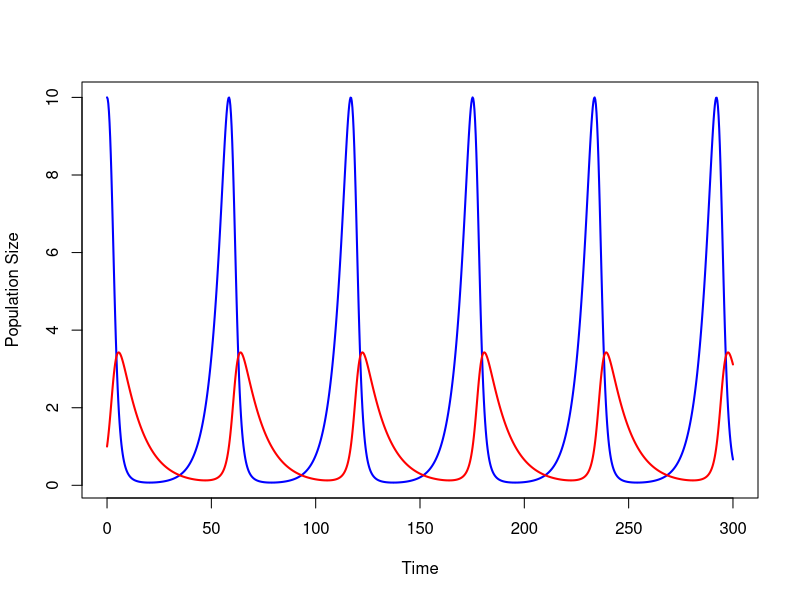
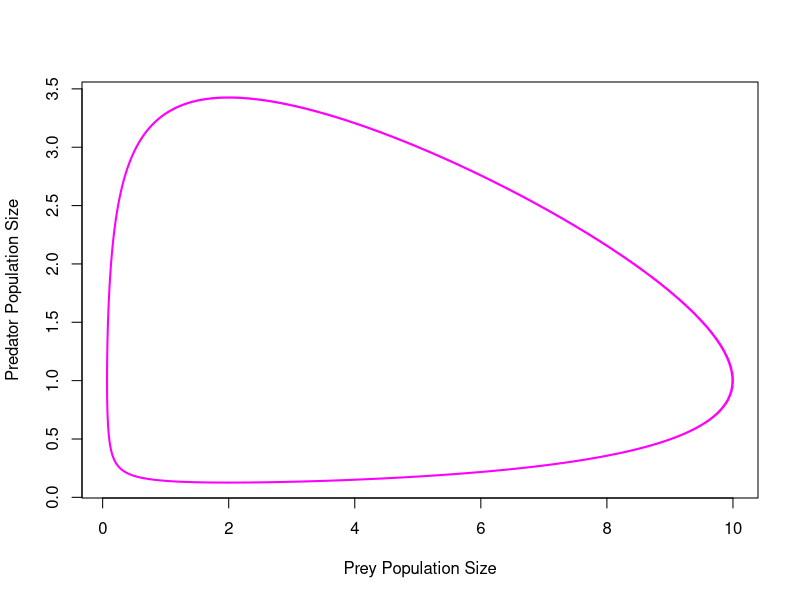
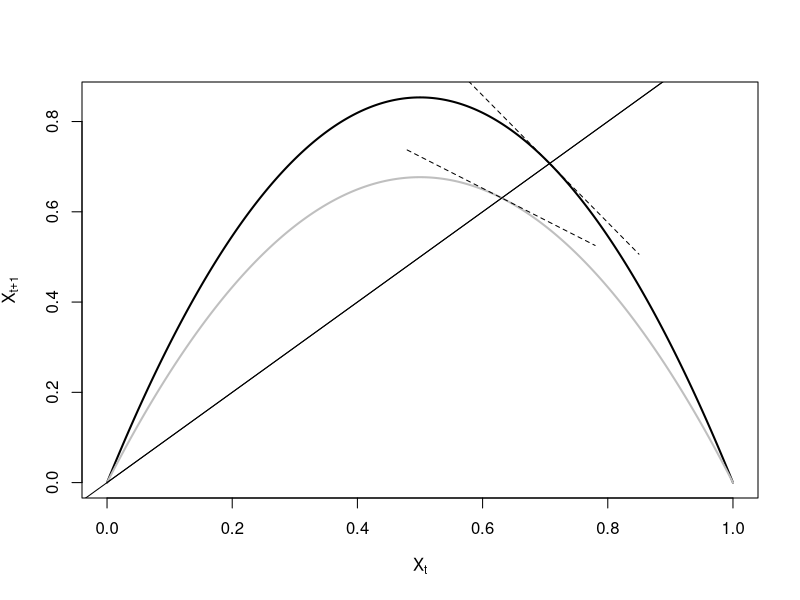
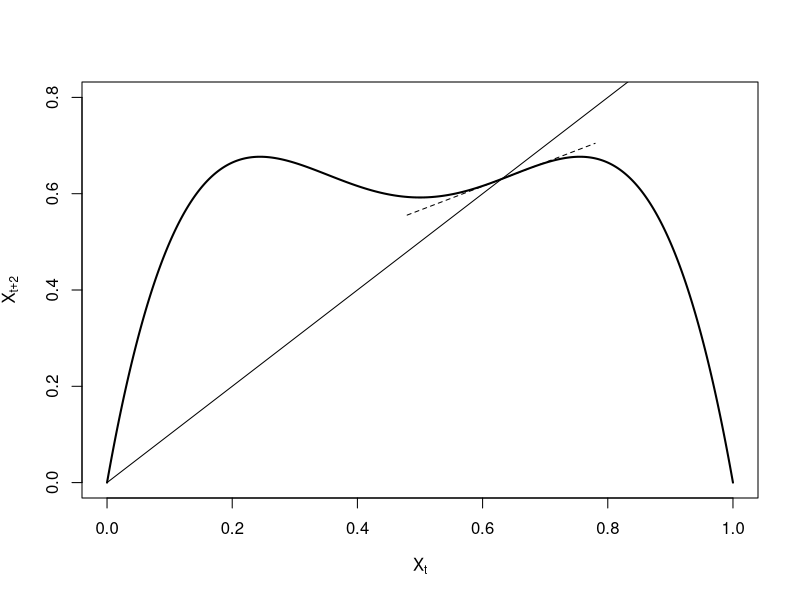
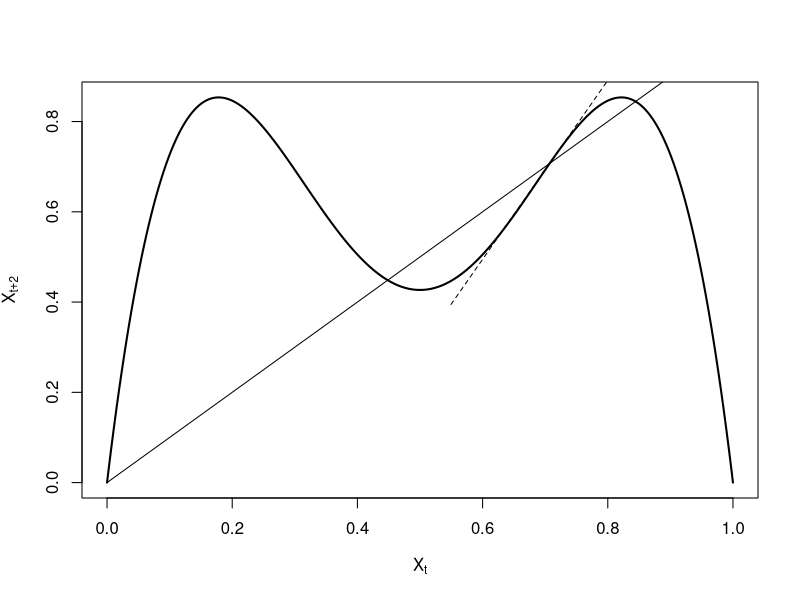
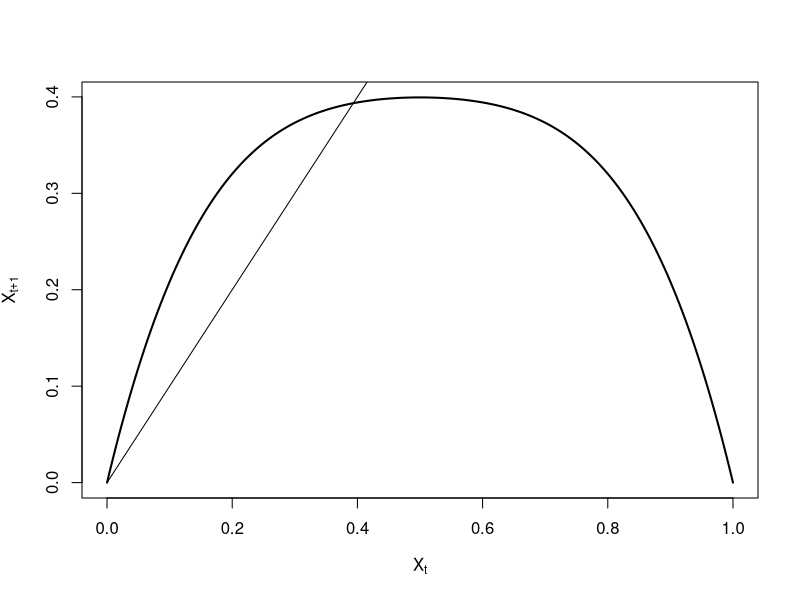
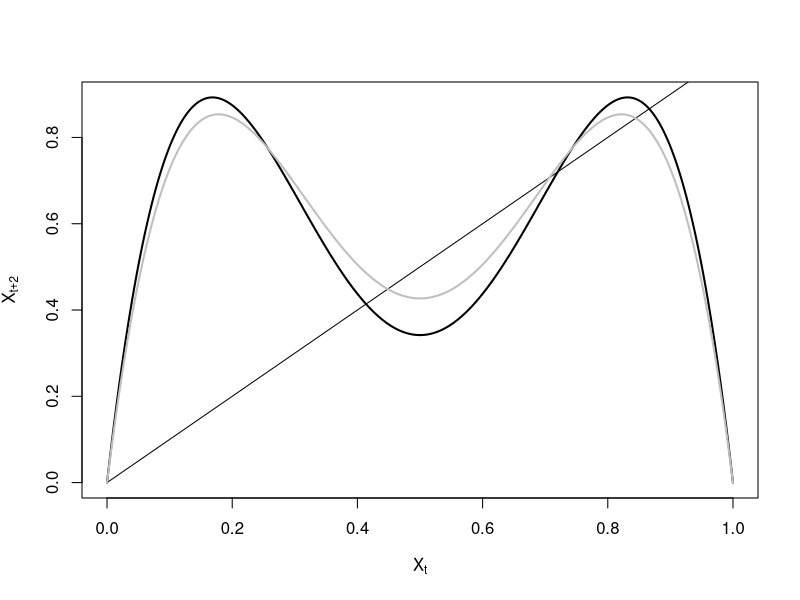
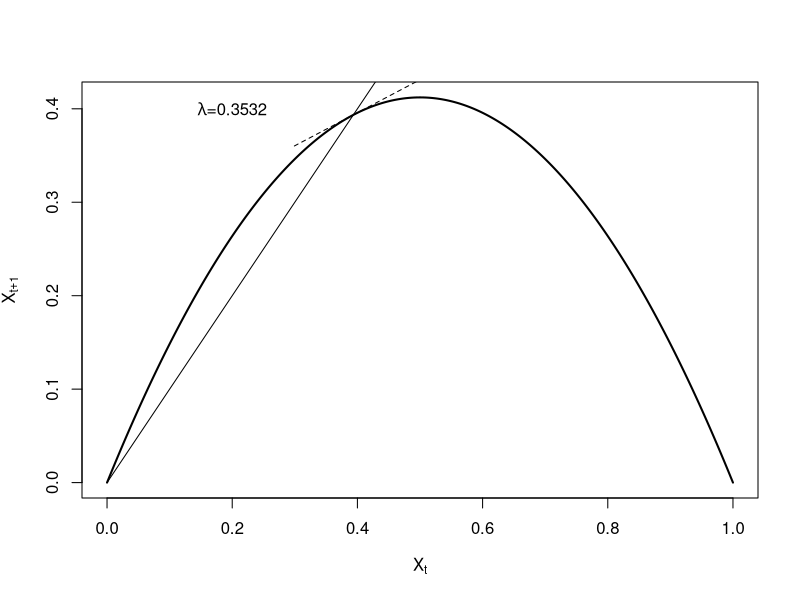

These charts were generated, in order, by the following R code:
## ---- chunk 1
#| fig-asp: 1
#| message: false
#| warning: false
require(deSolve)
## classic Lotka Volterra
lv <- function(t, x, parms) {
  with(as.list(parms), {
    dx1 <- r1*x[1] - c1*x[1]*x[2]
    dx2 <- -r2*x[2] + c2*x[1]*x[2]
    results <- c(dx1,dx2)
    list(results)
  })
}

xstart <- c(x1=10,x2=1)
times <- seq(0,300,length=1001)
parms <- c(r1=0.2, r2=0.1, c1=0.2, c2=0.05)
out1 <- as.data.frame(ode(xstart,times,lv,parms))
colnames(out1) <- c("times","prey","predator")

plot(out1[,"times"], out1[,"prey"], type="l", lwd=2, col="blue", 
     xlab="Time", ylab="Population Size")
lines(out1[,"times"], out1[,"predator"], lwd=2, col="red")

plot(out1[,"prey"], out1[,"predator"], type="l", lwd=2, col="magenta", 
     xlab="Prey Population Size", ylab="Predator Population Size")
## ---- chunk 2
# re-create figures in May (1976)

# logistic map
lmap <- expression(a*x*(1-x))

## make x bound on [0,1] to avoid pathological behavior of negative pop size
x <- seq(0,1,length=1000)

### first plot the unstable recruitment curve
a <- 3.414
x1 <- eval(lmap)
plot(x,x1, type="l", lwd=2,
     xlab=expression(X[t]),ylab=expression(X[t+1]))

## equilibrium for logistic map
xstar1 <- 1-(1/a)

## numerical derivative
x1p <- diff(x1)
xp <- diff(x)
### the equilibrium x is approximately x[706]
m1 <- x1p[706]/xp[706]

### use point-slope eq for a line y - y_1 = m(x - x_1)
### we know the point (xstar,xstar) so solve for eq we can use to draw line
lines(x[550:850], m1*x[550:850]-m1*xstar1+xstar1,lty=2)

### now plot the stable recruitment curve
## lower growth rate means shallower slope at equilibrium
a <- 2.707
x2 <- eval(lmap)
lines(x,x2, lwd=2, col=grey(0.75))
xstar2 <- 1-(1/a)
x2p <- diff(x2)
xp <- diff(x)
### the equilibrium x is approximately x[700]
m2 <- x2p[630]/xp[630]
lines(x[480:780], m2*x[480:780]-m2*xstar2+xstar2,lty=2)
abline(a=0,b=1)

## equilibrium where X_{t+1} = X_t
lines(x,x)
## ---- chunk 3
## corrected figure 2
lmap2 <- expression(a*(a*x*(1-x))*(1-(a*x*(1-x))))


x2 <- eval(lmap2)
plot(x,x2,type="l",xlab=expression(X[t]), lwd=2,
     ylab=expression(X[t+2]), ylim=c(0,0.8))
lines(x[480:780], m2^2*x[480:780]-m2^2*xstar2+xstar2,lty=2)
lines(x,x)

## this is what figure 3 should be
a <- 3.414
plot(x,eval(lmap2),type="l",lwd=2,
     xlab=expression(X[t]),ylab=expression(X[t+2]))
lines(x[550:850], m1^2*x[550:850]-m1^2*xstar1+xstar1,lty=2)
lines(x,x)
## ---- chunk 4
## human (r=0.02, r=0.04 yields a=2.718282)
a <- 1.64872
xh <- eval(lmap2)
plot(x,xh, type="l", lwd=2,
     xlab=expression(X[t]),ylab=expression(X[t+1]))
lines(x,x)
## ---- chunk 5
## chaotic region
a <- 3.571
plot(x,eval(lmap2),type="l", lwd=2,
     xlab=expression(X[t]),ylab=expression(X[t+2]))
lines(x,x)
a <- 3.414
lines(x,eval(lmap2), lwd=2, col=grey(0.75))
## ---- chunk 6
## human (r=0.02, r=0.04 yields a=2.718282)
a <- 1.64872
xh <- eval(lmap)
plot(x,xh, type="l", lwd=2,
     xlab=expression(X[t]),ylab=expression(X[t+1]))
lines(x,x)

xstarh <- 1-(1/a)
#[1] 0.3934689
xhp <- diff(xh)

### search for the point near the equlibrium
max(which(x<0.4))
x[394]
#[1] 0.3933934
mh <- xhp[393]/xp[393]
lines(x[300:500], mh*x[300:500]-mh*xstarh+xstarh,lty=2)
text(0.2,0.4, expression(paste(lambda, "=0.3532", sep="")))
## ---- chunk 7
## May (1976) Figure 5
lmap3 <- expression(a*(a*(a*x*(1-x))*(1-(a*x*(1-x))))*(1-(a*(a*x*(1-x))*(1-(a*x*(1-x))))))
a <- 3.7
x3 <- eval(lmap3)
plot(x,x3, type="l",lwd=2,
     xaxs="i", yaxs="i",
     xlim=c(0,1),
     ylim=c(0,1),
     xlab=expression(X[t]),ylab=expression(X[t+3]))
a <- 3.9
lines(x,eval(lmap3), lwd=2, col=grey(0.75))
lines(x,x)

## ---- chunk 8
n <- 1
R <- seq(2.5,4,length=1000)
f <- expression(a*x*(1-x))
data <- matrix(0,200,1001)

for(a in R){
  x <- runif(1) # random initial condition
  ## first converge to attractor
  for(i in 1:200){
    x <- eval(f)
  } # collect points on attractor
  for(i in 1:200){
    x <- eval(f)
    data[i,n] <- x
  }
  n <- n+1
}

data <- data[,1:1000]
plot(R,data[1,], pch=".", xlab="a", ylab="X")
for(i in 2:200) points(R,data[i,], pch=".")
## ---- chunk 9
#| fig-asp: 1
#| message: false
#| warning: false
cole <- function(L,a,w,R,b,p)  p*(L^-1) + R*b*(L^-a) - R*b*(p^(w - a +1))*(L^-(w+1)) - 1

# mice, per month
uniroot(cole, lower=1, upper=5, extendInt="yes", 
        a=2.58, b=0.67, w=100, R=0.25, p=0.98)
## monthly growth rate
a <- uniroot(cole, lower=1, upper=5, extendInt="yes", 
             a=2.58, b=0.67, w=100, R=0.25, p=0.98)$root^12
### Dynamics
# logistic map
lmap <- function(a,x) a*x*(1-x)

## time series
x0 <- runif(1)
tmax <- 100
y <- rep(0,(tmax+1))
y[1] <- x0

for(t in 2:(tmax+1)) y[t] <- lmap(a=a,x=y[t-1])

plot(seq(0,tmax),y, type="l", xlab="Time", ylab="Population Size")

## ---- chunk 10
## Ricker Recruitment
ricker <- function(n,r,k) n*exp(r*(1-(n/k)))
xx <- seq(0,250,by=0.1)
k <- 100
R <- a
xr <- ricker(n=xx,r=R,k=k)


plot(xx,xr, type="l", lwd=2, yaxs="i",
     xlab=expression(X[t]),ylab=expression(X[t+1]),
     ylim=c(0,500), xaxs="i")
lines(xx,xx,lwd=2, col="red")
## ---- chunk 11
ricker.recruit <- function(r0,K,N) N*exp(r0*(1-(N/K)))
r0 <- 3
K <- 50
N <- 0:150
plot(N,ricker.recruit(r0=r0,K=K,N=N), type="l", col="black", lwd=3, yaxs="i",
     ylim=c(0,140),
     xlab="Current Number of Infections", ylab="New Infections")
abline(a=0,b=1, lwd=2, col=grey(0.75))


## cobweb -- give it a couple spins around

n0 <- 25
y <- ricker.recruit(r0=r0,K=K,N=n0)
segments(n0,0,n0,y, col="red") #vertical 1
segments(n0,y,y,y, col="red") # horizontal 1
y1 <- ricker.recruit(r0=r0,K=K,N=y)
segments(y,y,y,y1, col="red") #vertical 2
segments(y,y1,y1,y1, col="red") #horizontal 2
y2 <- ricker.recruit(r0=r0,K=K,N=y1)
segments(y1,y1,y1,y2, col="red") #vertical 3
segments(y1,y2,y2,y2, col="red") #horizontal 3
y3 <- ricker.recruit(r0=r0,K=K,N=y)
segments(y,y,y,y3, col="red") #vertical 4
segments(y,y3,y3,y3, col="red") #horizontal 4
y4 <- ricker.recruit(r0=r0,K=K,N=y1)
segments(y1,y1,y1,y4, col="red")
## ---- chunk 12
## another try, with a lot more spins
plot(N,ricker.recruit(r0=r0,K=K,N=N), type="l", col="black", lwd=3, yaxs="i",
     ylim=c(0,150),
     xlab="Current Number of Infections", ylab="New Infections")
abline(a=0,b=1, lwd=2, col=grey(0.75))
t=50
y <- rep(0,t)
y[1] <- ricker.recruit(r0=r0,K=K,N=n0)
for(i in 2:t)  y[i] <- ricker.recruit(r0=r0,K=K,N=y[i-1])

segments(n0,0,n0,y[1], col="red")
segments(n0,y[1],y[1],y[1], col="red")
for(i in 2:(t-2)){
    segments(y[i],y[i],y[i],y[i+1], col="red") #vertical
    segments(y[i],y[i+1],y[i+1],y[i+1], col="red") #horiz
    segments(y[i+1],y[i+1],y[i+1],y[i+2], col="red") #vert
    segments(y[i+1],y[i+2],y[i+2],y[i+2], col="red") #horiz
}

## ---- chunk 13
## Ricker Time Series
x0 <- runif(1)
tmax <- 100
y <- rep(0,(tmax+1))
y[1] <- x0

for(t in 2:(tmax+1)) y[t] <- ricker(n=y[t-1],r=a,k=k)

plot(seq(0,tmax),y, type="l", xlab="Time", ylab="Population Size")
## ---- chunk 14
# Rosenzweig & MacArthur (1963) model
# Using Stevens' Primer
require(deSolve)
predpreyRM <- function(t, y, p) {
  H <- y[1]
  P <- y[2]
  with(as.list(p), {
   dH.dt <- b * H * (1 - alpha * H) - w * P * H/(D + H)
   dP.dt <- e * w * P * H/(D + H) - s * P
   return(list(c(dH.dt, dP.dt)))
  }) 
}

# Stevens: a = w/D = attack rate of LV (H -> 0)

b <- 0.8
e <- 0.07
s <- 0.2
w <- 5
D <- 400
alpha <- 0.001
H <- 0:(1/alpha)

Hiso <- expression(b/w * (D + (1 - alpha * D) * H - alpha * H^2))
HisoStable <- eval(Hiso)

p.RM <- c(b = b, alpha = alpha, e = e, s = s, w = w, D = D)
tmax <- 150
times <- seq(0,tmax,by=0.1)
RM1 <- as.data.frame(ode(c(900, 120), times, predpreyRM, p.RM))
colnames(RM1) <- c("time","prey","predator")

plot(RM1[,"time"], RM1[,"prey"], type="l", lwd=2, col="blue", xaxs="i",
     xlab="Time", ylab="Population Size",
     ylim=c(0,900))
lines(RM1[,"time"], RM1[,"predator"], col="orange", lwd=2)
legend("topright",c("Predator","Prey"), col=c("orange","blue"),lwd=2)

## phase portrait
plot(RM1[,"prey"], RM1[,"predator"], type="l", lwd=2, col="magenta", 
     xlab="Prey Population", ylab="Predator Population")

## Jacobian of LV
dhdt <- expression(b * H * (1 - alpha * H) - w * P * H/(D + H))
dpdt <- expression(e * w * P * H/(D + H) - s * P)

RMjac1 <- list(D(dhdt, "H"), D(dpdt, "H"), D(dhdt, "P"), D(dpdt, "P"))
H <- s * D/(e * w - s)
P <- eval(Hiso)
(RM.jac2 <- matrix(sapply(RMjac1, function(pd) eval(pd)), nrow = 2))
eigen(RM.jac2)[["values"]]


## plot functional response
# revert to this value of H:
holling2 <- expression(a * x/(1 + a*h*x))
x <- 0:100
a <- 0.2
h <- 0.25

plot(x,eval(holling2), type="l", col="purple", lwd=2, yaxs="i",
     xlab="Prey Population Size", ylab="Number of Prey Consumed", ylim=c(0,3.5))
## ---- chunk 15
#| fig-asp: 1
## Non-interacting
x <- seq(1,10,,500)
x1 <- seq(0,9,,100)

plot(x,x, type="n", axes=FALSE, frame=TRUE, xlab="Species 1", ylab="Species 2")
axis(1,at=c(7), labels=c(expression(hat(S)[1])))
axis(2,at=c(7), labels=c(expression(hat(S)[2])))
rect(par("usr")[1], par("usr")[3],
     par("usr")[2], par("usr")[4],
     col = grey(0.95))
rect(par("usr")[1], par("usr")[3],
     7, 7, col="white")
#polygon(c(x1,rev(x1)), c(x1,rev(x1)), col="green", border=FALSE)
segments(0,7,7,7, lwd=3, col="red")
segments(7,0,7,7, lwd=3, col="red")
text(5,5, expression(R[0]<1))
text(8,8, expression(R[0]>1))
## ---- chunk 16
#| fig-asp: 1
## Weakly Interactions
## This one is tricky to get the polygon on, so invert:
## draw the polygon under and make that white on top of a 
## background rectangle the dimensions of the plot that is grey

g <- seq(0,sqrt(1/5),length=100)
h <- sqrt(1-(5*g^2))
plot(g,h, type="n", 
     axes=FALSE, frame=TRUE, 
     yaxs="i", xaxs="i", 
     ylim=c(0,1.1), xlim=c(0,0.5),  
     xlab="Spcies 1", ylab="Species 2")
rect(par("usr")[1], par("usr")[3],
     par("usr")[2], par("usr")[4],
     col = grey(0.95))
polygon(c(g[1],g),c(0,h),col="white", border=FALSE)
lines(g,h,col="red", lwd=3)
axis(1,at=c(0.4485), labels=c(expression(hat(S)[1])))
axis(2,at=c(1), labels=c(expression(hat(S)[2])))
text(0.37, 0.8, expression(R[0]>1))
text(0.23,0.63, expression(R[0]<1))
## ---- chunk 17
#| fig-asp: 1
## Substitutable

m <- (0.8432192-0.1235539)/(1.230762-8.257112)
b <- 0.8432192-(-m*1.230762)
xint <- -b/m

plot(x, 1/x, type="n", lwd=3, col="red", xlim=c(1.5,9), ylim=c(0.15,1/1.2), axes=FALSE,
     xlab="Species 1", ylab="Species 2")
box()
polygon(c(seq(1,10,length=100), seq(10,1,length=90)), c(m*seq(1,8.257112,length=100)+1.2*b, rep(8.257112,90)),
        col=grey(0.95), border="red", lwd=3)
#segments(1.230762,0.8432192,8.257112,0.1235539, lwd=3, col="red")
axis(1,at=c(8.7), labels=c(expression(hat(S)[1])))
axis(2,at=c(0.7423), labels=c(expression(hat(S)[2])))
text(6.5, 0.56, expression(R[0]>1))
text(3,0.3, expression(R[0]<1))
## ---- chunk 18
#| fig-asp: 1
## Complementary

plot(x, 1/x, type="l", lwd=3, col="red", xlim=c(1.5,9), ylim=c(0.15,1/1.2), axes=FALSE,
     xlab="Species 1", ylab="Species 2")
box()
polygon(c(seq(1,10,by=0.1), seq(9,1,by=-0.1)), c(1/seq(1,10,by=0.1), rep(10,81)), col=grey(0.95), border="red")
axis(1,at=c(8.12), labels=c(expression(hat(S)[1])))
axis(2,at=c(0.8325), labels=c(expression(hat(S)[2])))
text( 5, 0.32, expression(R[0]>1))
text(2.5, 0.24, expression(R[0]<1))
## ---- chunk 19
#| fig-asp: 1
## Alternating
x <- seq(0,10,,100)
y <- 2/x

plot(x,y,type="n", axes=FALSE, frame=TRUE, xlab="Species 1",
     ylab="Species 2", xlim=c(0,7), ylim=c(0,7))
polygon(c(x,rev(x)), c(y,rep(8,100)), col=grey(0.95))
lines(x,y, lwd=3, col="red")
text(0.65, 0.61, expression(R[0]<1))
text(2.7, 2.1, expression(R[0]>1))
## ---- chunk 20
#| fig-asp: 1
## Inhibitory

x <- seq(1,15,,100)
y <- -15 + 2*x

x1 <- seq(8,15,,100)
y1 <- -15 + 2*x1

plot(1:15,1:15,type="n", xaxs="i", yaxs="i",
     axes=FALSE, frame=TRUE, xlab="Species 1", ylab="Species 2")
axis(1,at=c(8), labels=c(expression(hat(S)[1])))
#polygon(c(8,8:15, col=grey(0.95)))
polygon(c(x1[1],x1,x1[100]), c(1,y1,1), col=grey(0.95), border=FALSE)
text(12,4.2, expression(R[0]>1))
text(7.5, 5.2, expression(R[0]<1))
lines(x,y, lwd=3, col="red")
